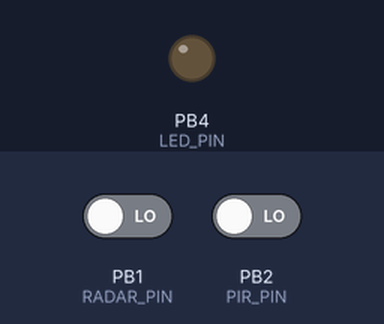
The sketch below on a simulated ATtiny85, built with avr-gcc and run on an emulated ATtiny85. Shown: output pins drawn as LEDs (lit = HIGH). The test bench sets the inputs (shaded band); at power-on: PB1 (RADAR_PIN) LOW, PB2 (PIR_PIN) LOW. Pins used as bus, display or sensor lines are not drawn.

Above: at 0.1 s.
At 0.6 s:
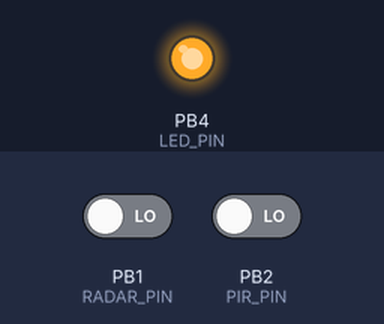
Timing chart, 0 to 2.3 s (numbered marks = the images above):
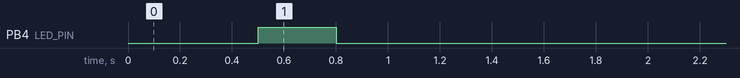

The sketch:

manchester_tx.ino
```cpp
#include <Manchester.h>

/*
  Arduino IDE 1.8.19
  Core: ATTinyCore by Spencer Konde. http://drazzy.com/package_drazzy.com_index.json
  Board: ATtiny45/85 (Optiboot)
  Chip: ATtiny85
  Clock: 8MHz internal
  Manchester library: https://github.com/mchr3k/arduino-libs-manchester (placed into ./Arduino/libraries)
  Burn bootloader first, then load program.
  Programmer: USB ISP, (USBasp). Requires avr-gcc, avrdude.
  Transmitter: FS1000A at 5V, range 100-150m.
  Antenna: 17.3cm straight wire.

  Speeds:
  MAN_300 0
  MAN_600 1
  MAN_1200 2
  MAN_2400 3
  MAN_4800 4
  MAN_9600 5
  MAN_19200 6
  MAN_38400 7
*/

// PHY pin 5 -> SW Pin 0 - radio transmitter
// PHY pin 6 -> SW Pin 1 - radar sensor
// PHY pin 7 -> SW Pin 2 - pir sensor
// PHY pin 2 -> SW Pin 3 - self reset
// PHY pin 3 -> SW Pin 4 - status LED

#define TX_PIN 0
#define RADAR_PIN 1
#define PIR_PIN 2
#define RESET_PIN 3
#define LED_PIN 4
#define BLINK_INTERVAL 300

int16_t transmit_pir = 32;
int16_t transmit_rad = 42;
int16_t transmit_both = 52;

int radar_state = 0;
int pir_state = 0;

void setup() {
  delay(500);
  pinMode(RADAR_PIN, INPUT);
  pinMode(PIR_PIN, INPUT);

  //todo does not work.
  pinMode(RESET_PIN, OUTPUT);
  digitalWrite(RESET_PIN, HIGH);

  pinMode(LED_PIN, OUTPUT);
  // Sets it's pin as output on it's own.
  man.setupTransmit(TX_PIN, MAN_300);

  // Blink status led on boot finish.
  digitalWrite(LED_PIN, HIGH);
  delay(BLINK_INTERVAL);
  digitalWrite(LED_PIN, LOW);
  delay(BLINK_INTERVAL);
}

void loop() {
  radar_state = digitalRead(RADAR_PIN);
  pir_state = digitalRead(PIR_PIN);

  if (pir_state == 1 && radar_state == 1 ) {
      man.transmit(transmit_both);
  } else if (radar_state = 0 && pir_state == 1 ) {
      man.transmit(transmit_pir);
  } else if (pir_state = 0  && radar_state == 1) {
      man.transmit(transmit_rad);
  }
  delay(1000);
}
```
